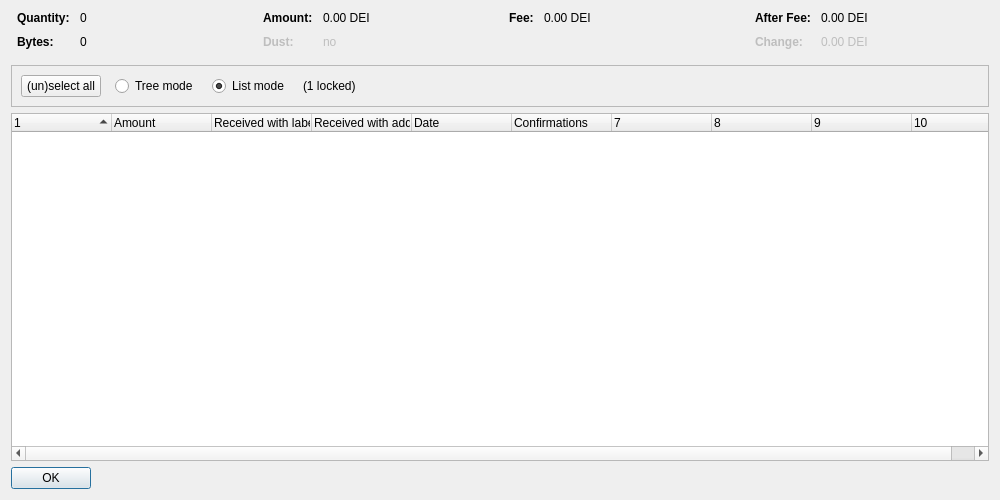
<?xml version="1.0" encoding="UTF-8"?>
<ui version="4.0">
 <class>CoinControlDialog</class>
 <widget class="QDialog" name="CoinControlDialog">
  <property name="geometry">
   <rect>
    <x>0</x>
    <y>0</y>
    <width>1000</width>
    <height>500</height>
   </rect>
  </property>
  <property name="windowTitle">
   <string>Coin Selection</string>
  </property>
  <layout class="QVBoxLayout" name="verticalLayout">
   <item>
    <layout class="QHBoxLayout" name="horizontalLayoutTop" stretch="0,0,0,0">
     <property name="topMargin">
      <number>0</number>
     </property>
     <property name="bottomMargin">
      <number>10</number>
     </property>
     <item>
      <layout class="QFormLayout" name="formLayoutCoinControl1">
       <property name="horizontalSpacing">
        <number>10</number>
       </property>
       <property name="verticalSpacing">
        <number>10</number>
       </property>
       <property name="leftMargin">
        <number>6</number>
       </property>
       <property name="rightMargin">
        <number>6</number>
       </property>
       <item row="0" column="0">
        <widget class="QLabel" name="labelCoinControlQuantityText">
         <property name="font">
          <font>
           <weight>75</weight>
           <bold>true</bold>
          </font>
         </property>
         <property name="text">
          <string>Quantity:</string>
         </property>
        </widget>
       </item>
       <item row="0" column="1">
        <widget class="QLabel" name="labelCoinControlQuantity">
         <property name="cursor">
          <cursorShape>IBeamCursor</cursorShape>
         </property>
         <property name="contextMenuPolicy">
          <enum>Qt::ActionsContextMenu</enum>
         </property>
         <property name="text">
          <string notr="true">0</string>
         </property>
         <property name="textInteractionFlags">
          <set>Qt::LinksAccessibleByMouse|Qt::TextSelectableByKeyboard|Qt::TextSelectableByMouse</set>
         </property>
        </widget>
       </item>
       <item row="1" column="0">
        <widget class="QLabel" name="labelCoinControlBytesText">
         <property name="font">
          <font>
           <weight>75</weight>
           <bold>true</bold>
          </font>
         </property>
         <property name="text">
          <string>Bytes:</string>
         </property>
        </widget>
       </item>
       <item row="1" column="1">
        <widget class="QLabel" name="labelCoinControlBytes">
         <property name="cursor">
          <cursorShape>IBeamCursor</cursorShape>
         </property>
         <property name="contextMenuPolicy">
          <enum>Qt::ActionsContextMenu</enum>
         </property>
         <property name="text">
          <string notr="true">0</string>
         </property>
         <property name="textInteractionFlags">
          <set>Qt::LinksAccessibleByMouse|Qt::TextSelectableByKeyboard|Qt::TextSelectableByMouse</set>
         </property>
        </widget>
       </item>
      </layout>
     </item>
     <item>
      <layout class="QFormLayout" name="formLayoutCoinControl2">
       <property name="horizontalSpacing">
        <number>10</number>
       </property>
       <property name="verticalSpacing">
        <number>10</number>
       </property>
       <property name="leftMargin">
        <number>6</number>
       </property>
       <property name="rightMargin">
        <number>6</number>
       </property>
       <item row="0" column="0">
        <widget class="QLabel" name="labelCoinControlAmountText">
         <property name="font">
          <font>
           <weight>75</weight>
           <bold>true</bold>
          </font>
         </property>
         <property name="text">
          <string>Amount:</string>
         </property>
        </widget>
       </item>
       <item row="0" column="1">
        <widget class="QLabel" name="labelCoinControlAmount">
         <property name="cursor">
          <cursorShape>IBeamCursor</cursorShape>
         </property>
         <property name="contextMenuPolicy">
          <enum>Qt::ActionsContextMenu</enum>
         </property>
         <property name="text">
          <string notr="true">0.00 DEI</string>
         </property>
         <property name="textInteractionFlags">
          <set>Qt::LinksAccessibleByMouse|Qt::TextSelectableByKeyboard|Qt::TextSelectableByMouse</set>
         </property>
        </widget>
       </item>
       <item row="1" column="0">
        <widget class="QLabel" name="labelCoinControlLowOutputText">
         <property name="enabled">
          <bool>false</bool>
         </property>
         <property name="font">
          <font>
           <weight>75</weight>
           <bold>true</bold>
          </font>
         </property>
         <property name="text">
          <string>Dust:</string>
         </property>
        </widget>
       </item>
       <item row="1" column="1">
        <widget class="QLabel" name="labelCoinControlLowOutput">
         <property name="enabled">
          <bool>false</bool>
         </property>
         <property name="cursor">
          <cursorShape>IBeamCursor</cursorShape>
         </property>
         <property name="contextMenuPolicy">
          <enum>Qt::ActionsContextMenu</enum>
         </property>
         <property name="text">
          <string notr="true">no</string>
         </property>
         <property name="textInteractionFlags">
          <set>Qt::LinksAccessibleByMouse|Qt::TextSelectableByKeyboard|Qt::TextSelectableByMouse</set>
         </property>
        </widget>
       </item>
      </layout>
     </item>
     <item>
      <layout class="QFormLayout" name="formLayoutCoinControl3">
       <property name="horizontalSpacing">
        <number>10</number>
       </property>
       <property name="verticalSpacing">
        <number>10</number>
       </property>
       <property name="leftMargin">
        <number>6</number>
       </property>
       <property name="rightMargin">
        <number>6</number>
       </property>
       <item row="0" column="0">
        <widget class="QLabel" name="labelCoinControlFeeText">
         <property name="font">
          <font>
           <weight>75</weight>
           <bold>true</bold>
          </font>
         </property>
         <property name="text">
          <string>Fee:</string>
         </property>
        </widget>
       </item>
       <item row="0" column="1">
        <widget class="QLabel" name="labelCoinControlFee">
         <property name="cursor">
          <cursorShape>IBeamCursor</cursorShape>
         </property>
         <property name="contextMenuPolicy">
          <enum>Qt::ActionsContextMenu</enum>
         </property>
         <property name="text">
          <string notr="true">0.00 DEI</string>
         </property>
         <property name="textInteractionFlags">
          <set>Qt::LinksAccessibleByMouse|Qt::TextSelectableByKeyboard|Qt::TextSelectableByMouse</set>
         </property>
        </widget>
       </item>
      </layout>
     </item>
     <item>
      <layout class="QFormLayout" name="formLayoutCoinControl4">
       <property name="horizontalSpacing">
        <number>10</number>
       </property>
       <property name="verticalSpacing">
        <number>10</number>
       </property>
       <property name="leftMargin">
        <number>6</number>
       </property>
       <property name="rightMargin">
        <number>6</number>
       </property>
       <item row="0" column="0">
        <widget class="QLabel" name="labelCoinControlAfterFeeText">
         <property name="font">
          <font>
           <weight>75</weight>
           <bold>true</bold>
          </font>
         </property>
         <property name="text">
          <string>After Fee:</string>
         </property>
        </widget>
       </item>
       <item row="0" column="1">
        <widget class="QLabel" name="labelCoinControlAfterFee">
         <property name="cursor">
          <cursorShape>IBeamCursor</cursorShape>
         </property>
         <property name="contextMenuPolicy">
          <enum>Qt::ActionsContextMenu</enum>
         </property>
         <property name="text">
          <string notr="true">0.00 DEI</string>
         </property>
         <property name="textInteractionFlags">
          <set>Qt::LinksAccessibleByMouse|Qt::TextSelectableByKeyboard|Qt::TextSelectableByMouse</set>
         </property>
        </widget>
       </item>
       <item row="1" column="0">
        <widget class="QLabel" name="labelCoinControlChangeText">
         <property name="enabled">
          <bool>false</bool>
         </property>
         <property name="font">
          <font>
           <weight>75</weight>
           <bold>true</bold>
          </font>
         </property>
         <property name="text">
          <string>Change:</string>
         </property>
        </widget>
       </item>
       <item row="1" column="1">
        <widget class="QLabel" name="labelCoinControlChange">
         <property name="enabled">
          <bool>false</bool>
         </property>
         <property name="cursor">
          <cursorShape>IBeamCursor</cursorShape>
         </property>
         <property name="contextMenuPolicy">
          <enum>Qt::ActionsContextMenu</enum>
         </property>
         <property name="text">
          <string notr="true">0.00 DEI</string>
         </property>
         <property name="textInteractionFlags">
          <set>Qt::LinksAccessibleByMouse|Qt::TextSelectableByKeyboard|Qt::TextSelectableByMouse</set>
         </property>
        </widget>
       </item>
      </layout>
     </item>
    </layout>
   </item>
   <item>
    <widget class="QFrame" name="frame">
     <property name="minimumSize">
      <size>
       <width>0</width>
       <height>40</height>
      </size>
     </property>
     <property name="frameShape">
      <enum>QFrame::StyledPanel</enum>
     </property>
     <property name="frameShadow">
      <enum>QFrame::Sunken</enum>
     </property>
     <layout class="QHBoxLayout" name="horizontalLayout">
      <item>
       <layout class="QHBoxLayout" name="horizontalLayoutPanel" stretch="0,0,0,0,0">
        <property name="spacing">
         <number>14</number>
        </property>
        <item>
         <widget class="QPushButton" name="pushButtonSelectAll">
          <property name="sizePolicy">
           <sizepolicy hsizetype="Maximum" vsizetype="Fixed">
            <horstretch>0</horstretch>
            <verstretch>0</verstretch>
           </sizepolicy>
          </property>
          <property name="text">
           <string>(un)select all</string>
          </property>
          <property name="autoDefault">
           <bool>false</bool>
          </property>
         </widget>
        </item>
        <item>
         <widget class="QRadioButton" name="radioTreeMode">
          <property name="sizePolicy">
           <sizepolicy hsizetype="Maximum" vsizetype="Fixed">
            <horstretch>0</horstretch>
            <verstretch>0</verstretch>
           </sizepolicy>
          </property>
          <property name="text">
           <string>Tree mode</string>
          </property>
         </widget>
        </item>
        <item>
         <widget class="QRadioButton" name="radioListMode">
          <property name="sizePolicy">
           <sizepolicy hsizetype="Maximum" vsizetype="Fixed">
            <horstretch>0</horstretch>
            <verstretch>0</verstretch>
           </sizepolicy>
          </property>
          <property name="text">
           <string>List mode</string>
          </property>
          <property name="checked">
           <bool>true</bool>
          </property>
         </widget>
        </item>
        <item>
         <widget class="QLabel" name="labelLocked">
          <property name="text">
           <string notr="true">(1 locked)</string>
          </property>
         </widget>
        </item>
        <item>
         <spacer name="horizontalSpacer">
          <property name="orientation">
           <enum>Qt::Horizontal</enum>
          </property>
          <property name="sizeHint" stdset="0">
           <size>
            <width>40</width>
            <height>20</height>
           </size>
          </property>
         </spacer>
        </item>
       </layout>
      </item>
     </layout>
    </widget>
   </item>
   <item>
    <widget class="CoinControlTreeWidget" name="treeWidget">
     <property name="contextMenuPolicy">
      <enum>Qt::CustomContextMenu</enum>
     </property>
     <property name="sortingEnabled">
      <bool>false</bool>
     </property>
     <property name="columnCount">
      <number>10</number>
     </property>
     <attribute name="headerShowSortIndicator" stdset="0">
      <bool>true</bool>
     </attribute>
     <attribute name="headerStretchLastSection">
      <bool>false</bool>
     </attribute>
     <column>
      <property name="text">
       <string/>
      </property>
     </column>
     <column>
      <property name="text">
       <string>Amount</string>
      </property>
     </column>
     <column>
      <property name="text">
       <string>Received with label</string>
      </property>
     </column>
     <column>
      <property name="text">
       <string>Received with address</string>
      </property>
     </column>
     <column>
      <property name="text">
       <string>Date</string>
      </property>
     </column>
     <column>
      <property name="text">
       <string>Confirmations</string>
      </property>
      <property name="toolTip">
       <string>Confirmed</string>
      </property>
     </column>
     <column>
      <property name="text">
       <string/>
      </property>
     </column>
     <column>
      <property name="text">
       <string/>
      </property>
     </column>
     <column>
      <property name="text">
       <string/>
      </property>
     </column>
     <column>
      <property name="text">
       <string/>
      </property>
     </column>
    </widget>
   </item>
   <item>
    <widget class="QDialogButtonBox" name="buttonBox">
     <property name="sizePolicy">
      <sizepolicy hsizetype="Maximum" vsizetype="Fixed">
       <horstretch>0</horstretch>
       <verstretch>0</verstretch>
      </sizepolicy>
     </property>
     <property name="orientation">
      <enum>Qt::Horizontal</enum>
     </property>
     <property name="standardButtons">
      <set>QDialogButtonBox::Ok</set>
     </property>
    </widget>
   </item>
  </layout>
 </widget>
 <customwidgets>
  <customwidget>
   <class>CoinControlTreeWidget</class>
   <extends>QTreeWidget</extends>
   <header>coincontroltreewidget.h</header>
  </customwidget>
 </customwidgets>
 <resources/>
 <connections/>
</ui>
